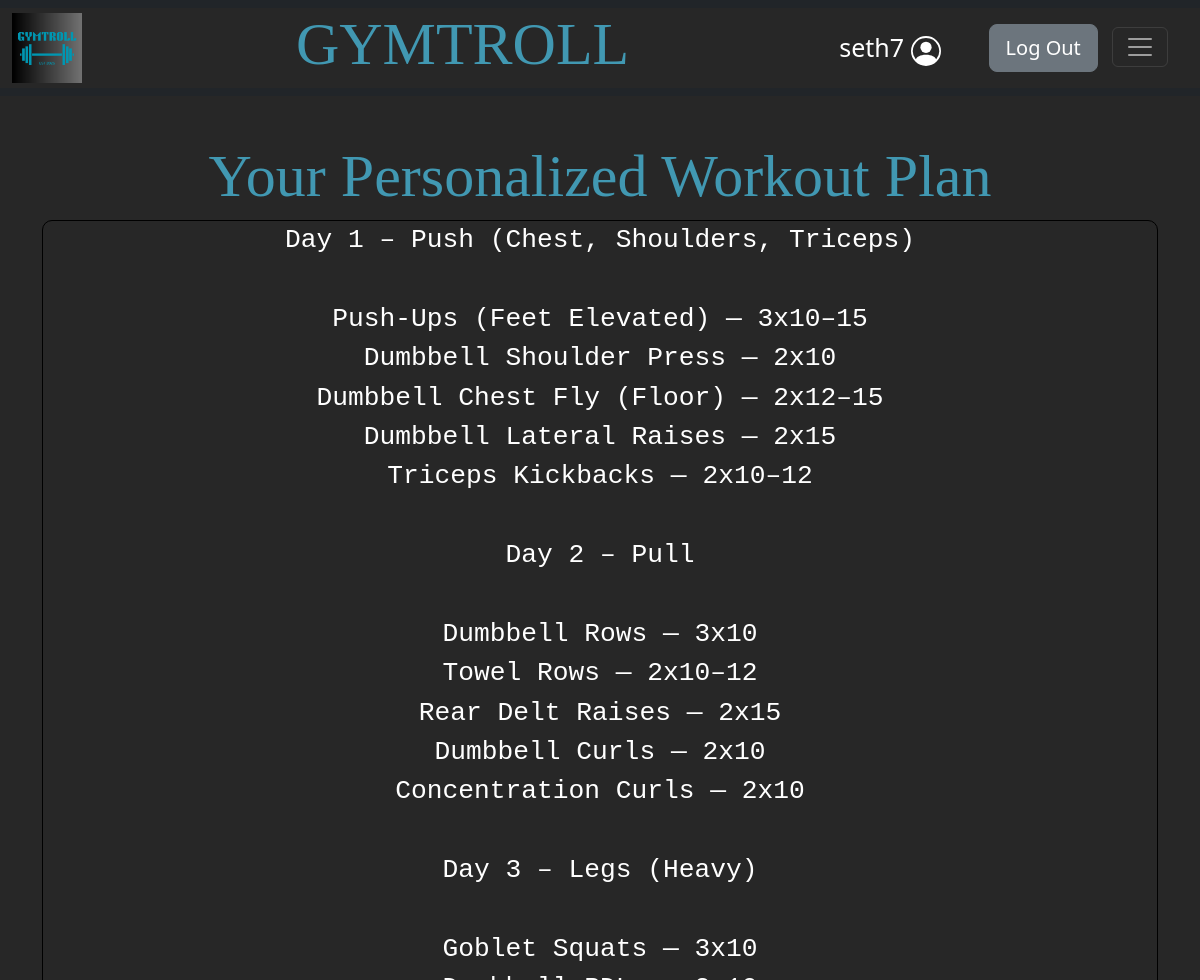
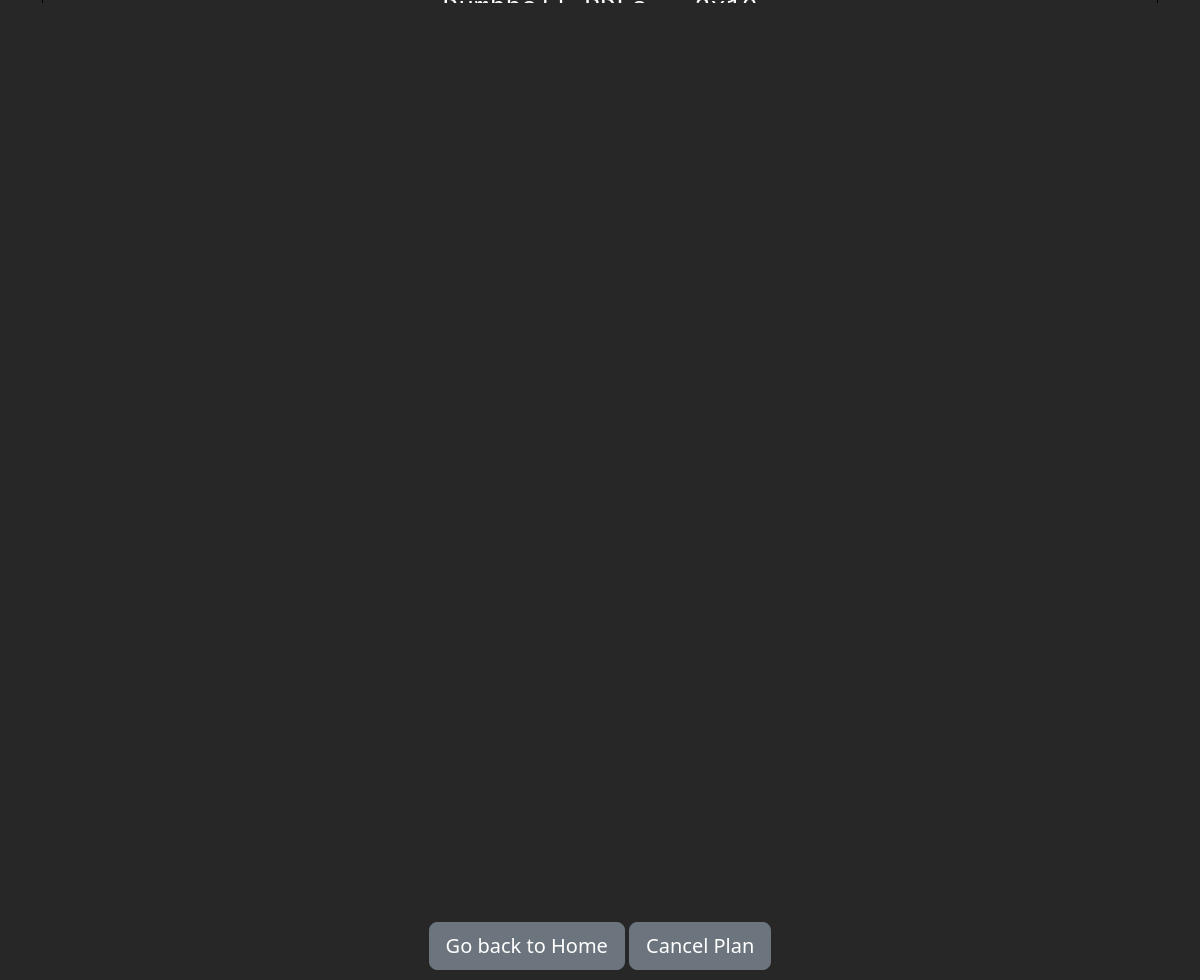
Before: /final_plan (signed in) with the older database file (2 pictures, top to bottom).
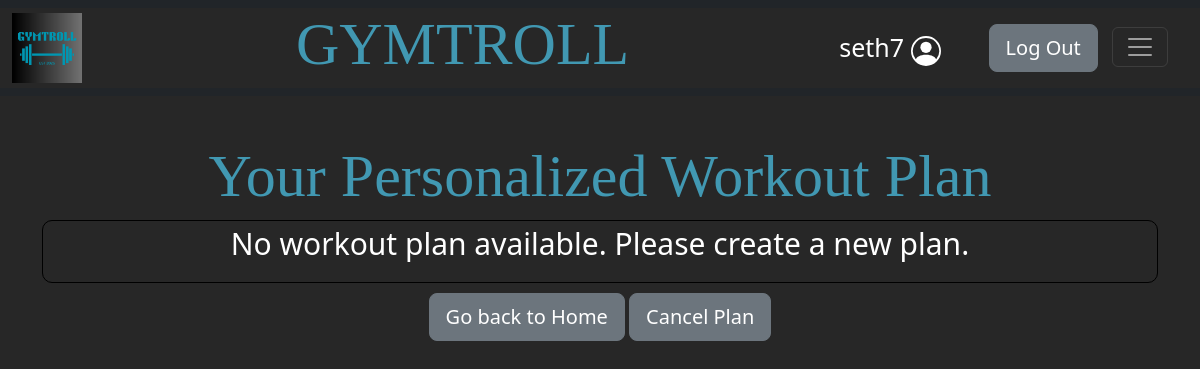
After: the same page with the newer database file.
### tables this page shows
CREATE TABLE "user_details" (`id` INTEGER NOT NULL PRIMARY KEY, `username` TEXT NOT NULL, `weight_kg` INTEGER NOT NULL, `desired_weight` INTEGER NOT NULL, `days_split` INTEGER NOT NULL, `goal` TEXT NOT NULL, `workout_type` TEXT NOT NULL, `last_workout_plan` TEXT, FOREIGN KEY (username) REFERENCES users (username));

### app.py (the view)
@app.route("/final_plan")
@login_required
def final_plan():
    connect = get_db_connection()
    cursor = connect.cursor()
    cursor.execute(
        "SELECT last_workout_plan FROM user_details WHERE username = ?",
        (session["username"],)
    )
    row = cursor.fetchone()
    workout_plan = row["last_workout_plan"] if row and row["last_workout_plan"] else None
    session["workout_plan"] = workout_plan
    return render_template("final_plan.html", workout_plan=workout_plan)

### app.py (called while the page is built)
def login_required(f):
    @wraps(f)
    def decorated_function(*args, **kwargs):
        if session.get("user_id") is None:
            return redirect('/login')
        return f(*args, **kwargs)
    return decorated_function

def get_db_connection():
    connection = sqlite3.connect("gymtroll.db")
    connection.row_factory = sqlite3.Row
    return connection

@app.after_request
def after_request(response):
    response.headers["Cache-Control"] = "no-cache, no-store, must-revalidate"
    response.headers["Expires"] = 0
    response.headers["Pragma"] = "no-cache"
    return response

### templates/final_plan.html (shortened to what this page needs)
{% extends "layout.html" %}
{% block main %}
<h1> Your Personalized Workout Plan</h1>
{% if workout_plan %}
<div style="color: white; font-size: 30px;" class="custom-container custom-plan fade-in" style="padding: 10px;">
    <pre>{{workout_plan}}</pre>
</div>
{% else %}
<div style="color: white; font-size: 30px;" class="custom-container custom-plan fade-in" style="padding: 10px;">
    <p>No workout plan available. Please create a new plan.</p>
</div>
{% endif %}
<div style="padding: 10px;">
    <button class="btn btn-secondary btn-lg" onclick="document.location='/'" type="button">Go back to Home</button>
    <button class="btn btn-secondary btn-lg" onclick="document.location='/cancel_plan'" type="button">Cancel Plan</button>
</div>
{% endblock %}

### templates/layout.html (shortened to what this page needs)
<!DOCTYPE html>
<html lang="en">
<head>
    <link href="https://cdn.jsdelivr.net/npm/bootstrap@5.2.3/dist/css/bootstrap.min.css" rel="stylesheet">
    <link rel="stylesheet" href="/static/style.css">
</head>
<body>
    <header>
        <nav class="navbar navbar-dark bg-dark fixed-top" id="navbar">
            <div class="container-fluid" >
              <a class="navbar-brand" href="/"><img src="/static/GYMTROLL.png" alt="GYMTROLL" height="70px" width="70px"></a>
              <h1>GYMTROLL</h1>
              <div class="buttons">
                {% if session["user_id"] %}
                <div class="container-fluid">
                    <div class="row align-items-center">
                        <div class="col-auto">
                            <div class="navbar-brand custom-welcome">{{session["username"]}} </div>
                        </div>
                        <div class="col text-end">
                            <button class="btn btn-secondary btn-lg custom-button" onclick="document.location='/logout'" type="button">Log Out</button>
                            <button class="navbar-toggler" type="button" data-bs-toggle="offcanvas" data-bs-target="#offcanvasDarkNavbar" aria-controls="offcanvasDarkNavbar">
                                <span class="navbar-toggler-icon"></span>
                            </button>
                        </div>
                    </div>
                </div>
                {% endif %}
              </div>
            </div>
        </nav>
    </header>
    <main class="container text-center main-content">
        {% block main %}{% endblock %}
    </main>
</body>
</html>

### static/style.css (style rules this page uses)
body { background-color: #272727 }
h1 { color: #4198B2; font-size: 60px; font-family: "COPPERPLATE"; }
nav { background-color: #272727; }
.col { padding-left: 20px; padding-right: 20px; }
.container-fluid { background-color: #272727; }
.custom-button { margin-right: 10px; }
.custom-plan { background-color: #272727; border: 1px solid black; border-radius: 10px; color: #4198B2; }
.custom-welcome { font-size: 25px; }
.main-content { padding-top: 140px; }
#navbar { position: fixed; top: 0; width: 100%; transition: top 0.3s; z-index: 1000; }
.fade-in { opacity: 0; transform: translateY(20px); animation: fadeIn 1s ease-out forwards; }

Changed rows visible on the page:
removed user_details: username "seth7", last_workout_plan "Day 1 – Push (Chest, Shoulders, Triceps) Push-Ups (Feet Elevated) — 3x10–15 Dumbbell Shoulder Press — 2x10 Dumbbell Chest Fly (Floor) — 2x12–15 Dumbbell Lateral Raises — 2x15 Triceps Kickbacks — 2x10–12 Day 2 – Pull Dumbbell Rows — 3x10 Towel Rows — 2x10–12 Rear Delt Raises — 2x15 Dumbbell Curls — 2x10 Concentration Curls — 2x10 Day 3 – Legs (Heavy) Goblet Squats — 3x10 Dumbbell RDLs — 2x10 Step-Ups — 2x10–12 Calf Raises — 3x15 Day 4 – Upper Volume (Chest/Back) Push-Ups — 3 to failure Dumbbell Flys — 2x15 Dumbbell Rows — 2x12 Towel Rows — 2x15 Bicep Curls — 2x12 Day 5 – Glutes & Core Bulgarian Split Squats — 2x10 Glute Bridges — 2x15 Side-Lying Leg Raises — 2x15 Planks — 3x60 sec Russian…"
Other visible differences:
{{ session["username"] }}: (not shown) → "seth7"
text now shown: "No workout plan available. Please create a new plan."
